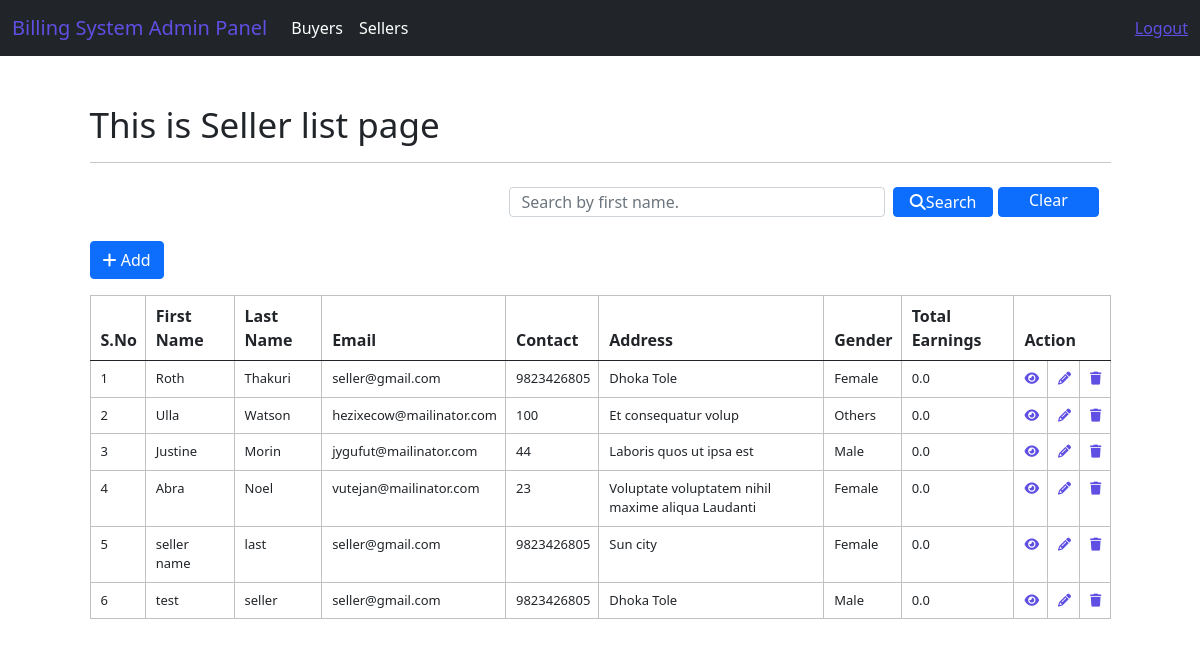
Before: /system/seller/index (signed in) with the older database file.
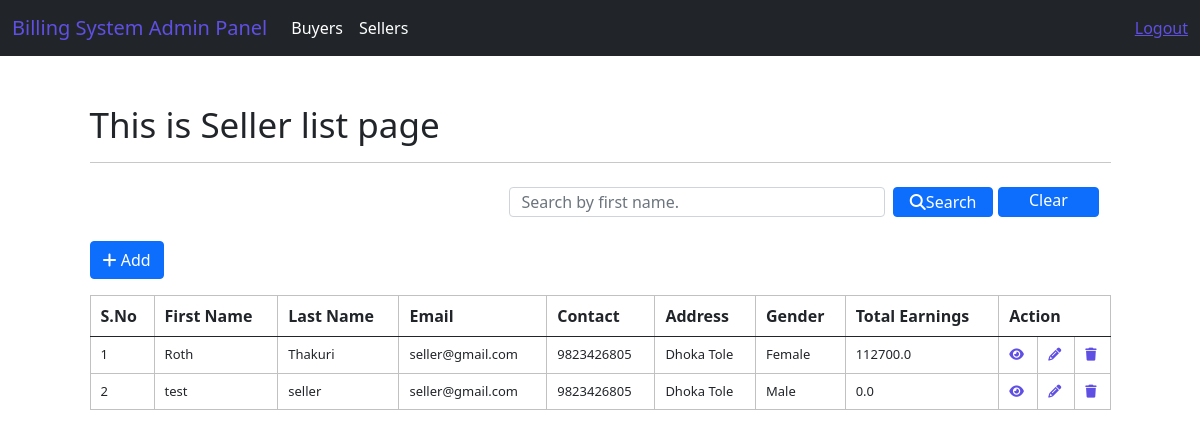
After: the same page with the newer database file.
### system/models.py (models this page shows)
class CustomUser(AbstractUser):
    MALE = 'Male'
    FEMALE = 'Female'
    OTHERS = 'Female'
    GENDER_CHOICES = [
            (MALE, 'Male'),
            (FEMALE, 'Female'),
            (OTHERS, 'Others'),
            ]
    BUYER_ROLE = 'Buyer'
    SELLER_ROLE = 'Seller'
    ROLE_CHOICES = [
            (BUYER_ROLE, 'Buyer'),
            (SELLER_ROLE, 'Seller'),
            ]
    username = models.CharField(max_length=50, unique=True)
    first_name = models.CharField(max_length=50)
    last_name = models.CharField(max_length=50)
    address = models.CharField(max_length=50)
    contact = models.CharField(max_length=50)
    email = models.EmailField(max_length=50)
    total_earnings = models.FloatField(default=0.0)
    gender = models.CharField(max_length=10, choices=GENDER_CHOICES)
    role = models.CharField(max_length=20, choices=ROLE_CHOICES)
    objects = UserManager()
    REQUIRED_FIELDS = []

### system/views.py (the view)
# urls.py: path("seller/index",views.seller_index,name= 'index-seller'),
@login_required(login_url='login')
def seller_index(request):
    seller_list = CustomUser.objects.filter(role="Seller").order_by('id')
    context = {"data": seller_list}
    if request.method == "POST":
        search = request.POST.get('search')
        sellers = CustomUser.objects.filter(
            role="Seller", first_name__icontains=search)
        context = {"data": sellers}
        return render(request, 'adminPanel/sellers/sellers_index.html', context)
    return render(request, 'adminPanel/sellers/sellers_index.html', context)

### templates/adminPanel/sellers/sellers_index.html (shortened to what this page needs)
{% extends 'layouts/master.html' %}
{% block custom_css %}
<link rel="stylesheet" href="https://cdnjs.cloudflare.com/ajax/libs/font-awesome/6.3.0/css/all.min.css"/>
{% endblock %}
{% block content %}
<div class="container mt-5">
    <h1>This is Seller list page</h1>
    <hr>
    <nav class="navbar bg-body-tertiary">
        <div class="container-fluid">
              <form class="d-flex" role="search" action="{% url 'index-seller' %}" method="POST">
                <input style="height: 30px;" class="form-control me-2" type="text" name="search" placeholder="Search by first name." aria-label="Search" required>
                <button class="btn btn-primary mb-3 mr-3" type="submit" style="height:30px; width: 160px; padding: 0px;"><i class="fa-solid fa-search"></i>Search</button>
                <a href="{% url 'index-seller' %}" class="btn btn-primary mb-3 ml-2"  style="height:30px; width: 160px; padding: 0px; margin-left: 5px;">Clear</a>
              </form>
        </div>
    </nav>
    <a href="{% url 'add-seller' %}" class="btn btn-primary mb-3"><i class="fa-solid fa-plus"></i> Add</a>
    <div class="row">
        <div class="col-12">
            <table class="table table-striped-columns table-hover">
                <thead>
                    <tr>
                        <th>S.No</th>
                        <th>First Name</th>
                        <th>Last Name</th>
                        <th>Email</th>
                        <th>Contact</th>
                        <th>Address</th>
                        <th>Gender</th>
                        <th>Total Earnings</th>
                        <th colspan="3">Action</th>
                    </tr>
                </thead>
                <tbody>
                    {% for val in data %}
                    <tr>
                        <td>{{ forloop.counter }}</td>
                        <td>{{ val.first_name }}</td>
                        <td>{{ val.last_name }}</td>
                        <td>{{val.email}}</td>
                        <td>{{val.contact}}</td>
                        <td>{{val.address}}</td>
                        <td>{{val.gender}}</td>
                        <td>{{ val.total_earnings }}</td>
                        <td><a href="{% url 'view-seller' val.id %}"><i class="fa-solid fa-eye"></i></a></td>
                        <td><a href="{% url 'edit-seller' val.id %}"><i class="fa-solid fa-pencil"></i></a></td>
                        <td><a href="{% url 'delete-seller' val.id %}"><i class="fa-solid fa-trash"></i></a></td>
                    </tr>
                    {% endfor %}
                </tbody>
            </table>
        </div>
    </div>
</div>
{% endblock %}

Changed rows visible on the page:
removed CustomUser: first_name "Ulla", last_name "Watson", email "hezixecow@mailinator.com", contact "100", address "Et consequatur volup", gender "Others", total_earnings "0.0"
removed CustomUser: first_name "Justine", last_name "Morin", email "jygufut@mailinator.com", contact "44", address "Laboris quos ut ipsa est", gender "Male", total_earnings "0.0"
removed CustomUser: first_name "Abra", last_name "Noel", email "vutejan@mailinator.com", contact "23", address "Voluptate voluptatem nihil maxime aliqua Laudanti", gender "Female", total_earnings "0.0"
removed CustomUser: first_name "seller name", last_name "last", email "seller@gmail.com", contact "9823426805", address "Sun city", gender "Female", total_earnings "0.0"
changed CustomUser "Roth": total_earnings "0.0" → "112700.0"
